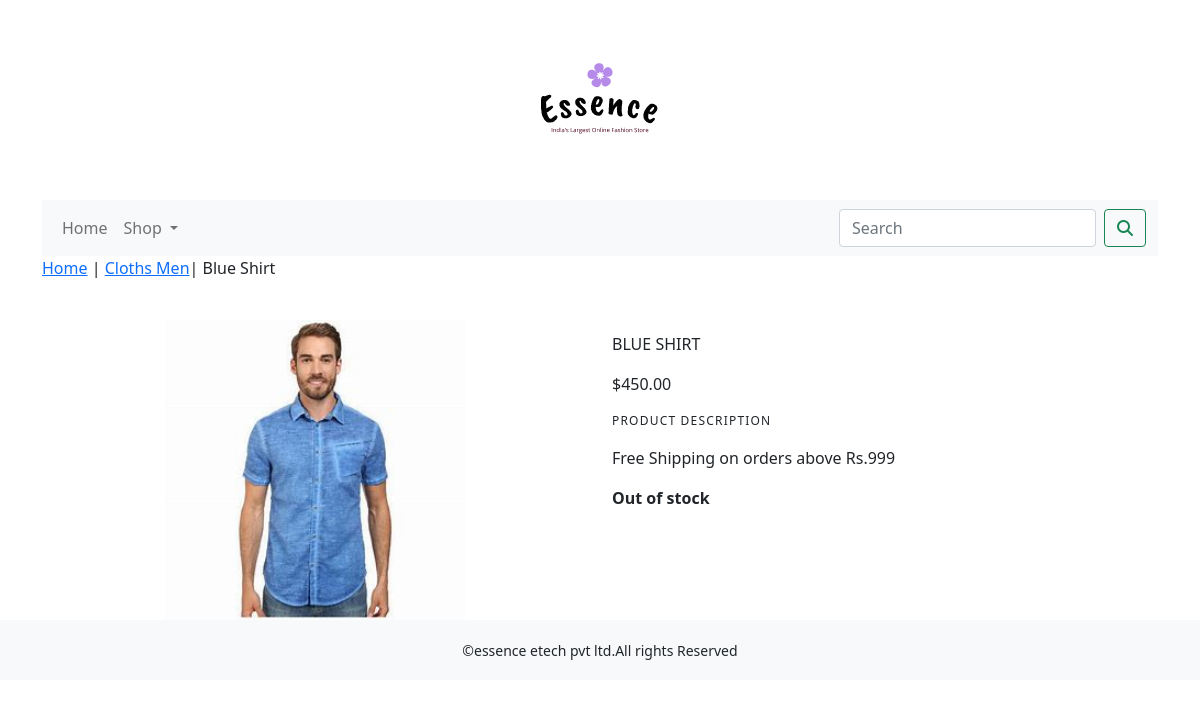
The page /shop/cloths-men/blue-shirt/ on the database its author committed.
### shop/models.py (models this page shows, shortened)
class Product(models.Model):
    name=models.CharField(max_length=250, unique=True)
    slug=models.SlugField(max_length=250, unique=True)
    description=models.TextField(blank=True)
    price=models.DecimalField(max_digits=10,decimal_places=2)
    category=models.ForeignKey(Category,on_delete=models.CASCADE)
    image=models.ImageField(upload_to='product', blank=True)
    stock=models.IntegerField()
    available=models.BooleanField(default=True)
    created=models.DateTimeField(auto_now_add=True)
    updated=models.DateTimeField(auto_now=True)
    class Meta:
        ordering=('name',)
        verbose_name='product'
        verbose_name_plural='products'

class Category(models.Model):
    name=models.CharField(max_length=250,unique=True)
    slug=models.SlugField(max_length=250,unique=True)
    description=models.TextField(blank=True)
    image=models.ImageField(upload_to='category',blank=True)
    class Meta:
        ordering=('name',)
        verbose_name='category'
        verbose_name_plural='categories'
    def get_url(self):
        return reverse('shop:product_by_category', args=[self.slug])
    def __str__(self):
        return  '{}'.format(self.name)

### shop/views.py (the view)
# urls.py: path('<slug:c_slug>/<slug:product_slug>/',views.proDetail,name='prodCatdetail'),
def proDetail(request,c_slug,product_slug):
    try:
        product=Product.objects.get(category__slug=c_slug,slug=product_slug)
    except Exception as e:
        raise e
    return render(request,'product.html',{'product':product})

### cart/context_processors.py (called while the page is built)
def counter(request):
    item_count=0
    if 'admin' in request.path:
        return {}
    else:
        try:
            cart=Cart.objects.filter(cart_id=_cart_id(request))
            cart_items=CartItem.objects.all().filter(cart=cart[:1])
            for cart_item in cart_items:
                item_count += cart_item.quantity
        except Cart.DoesNotExist:
            item_count=0
    return dict(item_count=item_count)

### cart/views.py (called while the page is built)
def _cart_id(request):
    cart=request.session.session_key
    if not cart:
        cart=request.session.create()
    return cart

### shop/context_processors.py (called while the page is built)
def menu_links(request):
    links=Category.objects.all()
    return dict(links=links)

### templates/product.html (shortened to what this page needs)
{% extends 'base.html' %}
{% load static %}
{% block content %}
<div class="row my_prod_row_class">
    <div class="mx_auto">
        <p><a href="{% url 'shop:allProdCat' %}">Home</a> | <a href="{{product.category.get_url}}">{{product.category}}</a>| {{product.name}}</p>
    </div>
<div class="container">
<br>
<div class="row">
    <div class="col-12 col-sm-12 col-md-12 col-lg-6 text-center">
        <div style="min-width:18rem">
            <img class="my_image" src="{{product.image.url}}" alt="{{product.name}}">
        </div>
    </div>
    <div class="col-12 col-sm-12 col-md-12 col-lg-6">
        <div>
        <h1 class="my_prod_title">{{product.name}}</h1>
        <p>${{product.price}}</p>
        <p class="my_title">Product Description</p>
        <p class="text-justify my_prod_text">{{product.description}}</p>
        {% if product.stock <= 0 %}
        <p class="text-justify my_prod_text"><b>Out of stock</b></p>
        {% else %}
        <a class="btn btn-secondary" href="{% url 'cart:add_cart' product.id %}">Add to Cart</a>
        {% endif %}
    </div>
</div>
</div>
</div>
</div>
{% endblock %}

### static/css/custom.css (style rules this page uses)
body { font-family: 'Alice', serif; }
.my_image { width:auto; height:300px; display:block; box-shadow:none; margin:auto; }
.my_title { font-size:12px; text-transform:uppercase; letter-spacing:.1em; }
.my_prod_title { font-size:16px; text-transform:uppercase; letter-spacing:0em; padding-top:15px; padding-bottom:10px; }
.my_prod_text { padding-right:20px; }

### rows shown on the page
Product: category "Cloths Men", name "Blue Shirt", image (picture), name "BLUE SHIRT", price "450.00", description "Free Shipping on orders above Rs.999"
